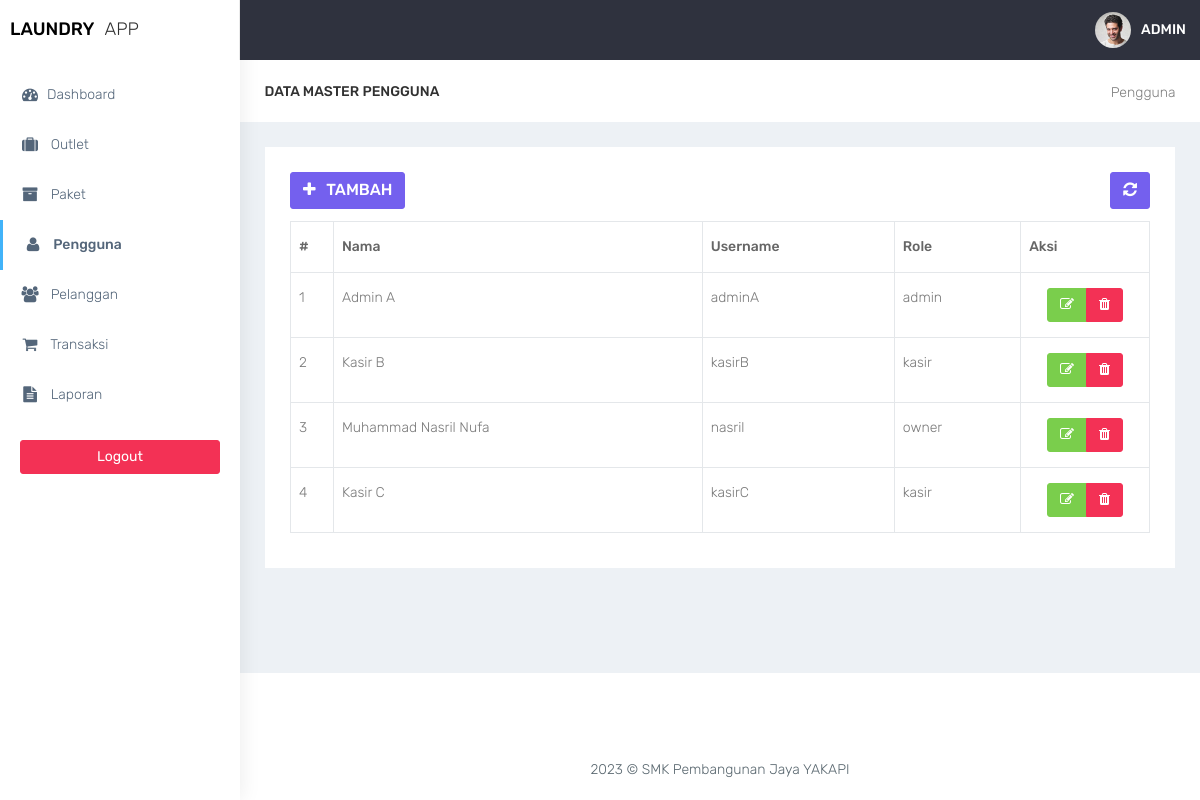
Screenshot of /admin/pengguna.php with the database file from the repository.
### tables this page shows
CREATE TABLE tb_user (
    id INT(11) AUTO_INCREMENT PRIMARY KEY,
    nama VARCHAR(100) NOT NULL,
    username VARCHAR(30) NOT NULL UNIQUE,
    password VARCHAR(255) NOT NULL,
    id_outlet INT(11),
    role ENUM('admin', 'kasir', 'owner') NOT NULL,
    FOREIGN KEY (id_outlet) REFERENCES tb_outlet(id) ON DELETE SET NULL
);

### function.php (called while the page is built, shortened)
<?php
$conn = mysqli_connect("localhost", "root", "", "laundry");
function query($query)
{
    global $conn;
    $result = mysqli_query($conn, $query);
    $rows = [];
    while ($row = mysqli_fetch_assoc($result)) {
        $rows[] = $row;
    }
    return $rows;
}

### admin/pengguna.php (the view, shortened to what this page needs)
<?php
require_once "../function.php";
$users = query("SELECT * FROM tb_user");
?>
<!DOCTYPE html>
<html lang="en">
<head>
    <link href="../assets/bootstrap/dist/css/bootstrap.min.css" rel="stylesheet">
    <link href="../assets/plugins/bower_components/sidebar-nav/dist/sidebar-nav.min.css" rel="stylesheet">
    <link href="../assets/plugins/bower_components/toast-master/css/jquery.toast.css" rel="stylesheet">
    <link href="../assets/plugins/bower_components/morrisjs/morris.css" rel="stylesheet">
    <link href="../assets/plugins/bower_components/chartist-js/dist/chartist.min.css" rel="stylesheet">
    <link href="../assets/plugins/bower_components/chartist-plugin-tooltip-master/dist/chartist-plugin-tooltip.css" rel="stylesheet">
    <link href="../assets/css/animate.css" rel="stylesheet">
    <link href="../assets/css/style.css" rel="stylesheet">
    <link href="../assets/css/colors/default.css" id="theme" rel="stylesheet">
    <link rel="stylesheet" type="text/css" href="../assets/DataTables/datatables.min.css" />
</head>
<body class="fix-header">
    <div id="wrapper">
        <nav class="navbar navbar-default navbar-static-top m-b-0">
            <div class="navbar-header">
                <div class="top-left-part">
                    <a class="logo" href="index.php">
                        <b style="color:black">
                            LAUNDRY
                        </b>
                        <span class="hidden-xs text-dark">
                            APP
                        </span>
                    </a>
                </div>
                <ul class="nav navbar-top-links navbar-right pull-right">
                    <li>
                        <a class="profile-pic" href="#"> <img src="../assets/plugins/images/users/varun.jpg" alt="user-img" width="36" class="img-circle"><b class="hidden-xs">ADMIN</b></a>
                    </li>
                </ul>
            </div>
        </nav>
        <div class="navbar-default sidebar" role="navigation">
            <div class="sidebar-nav slimscrollsidebar">
                <div class="sidebar-head">
                    <h3><span class="fa-fw open-close"><i class="ti-close ti-menu"></i></span> <span class="hide-menu">Navigation</span></h3>
                </div>
                <ul class="nav" id="side-menu">
                    <li style="padding: 70px 0 0;">
                        <a href="index.php" class="waves-effect "><i class="fa fa-tachometer fa-fw" aria-hidden="true"></i>Dashboard</a>
                    </li>
                    <li>
                        <a href="outlet.php" class="waves-effect "><i class="fa fa-suitcase fa-fw" aria-hidden="true"></i> Outlet</a>
                    </li>
                    <li>
                        <a href="paket.php" class="waves-effect "><i class="fa fa-archive fa-fw" aria-hidden="true"></i> Paket</a>
                    </li>
                    <li>
                        <a href="pengguna.php" class="waves-effect active"><i class="fa fa-user fa-fw" aria-hidden="true"></i> Pengguna</a>
                    </li>
                    <li>
                        <a href="pelanggan.php" class="waves-effect "><i class="fa fa-users fa-fw" aria-hidden="true"></i> Pelanggan</a>
                    </li>
                    <li>
                        <a href="transaksi.php" class="waves-effect"><i class="fa fa-shopping-cart fa-fw" aria-hidden="true"></i> Transaksi</a>
                    </li>
                    <li>
                        <a href="laporan.php" class="waves-effect "><i class="fa fa-file-text fa-fw" aria-hidden="true"></i> Laporan</a>
                    </li>
                </ul>
                <div class="center p-20">
                    <a href="logout.php" class="btn btn-danger btn-block waves-effect waves-light">Logout</a>
                </div>
            </div>
        </div>
        <div id="page-wrapper">
            <div class="container-fluid">
                <div class="row bg-title">
                    <div class="col-lg-3 col-md-4 col-sm-4 col-xs-12">
                        <h4 class="page-title">Data Master Pengguna</h4>
                    </div>
                    <div class="col-lg-9 col-sm-8 col-md-8 col-xs-12">
                        <ol class="breadcrumb">
                            <li><a href="#">Pengguna</a></li>
                        </ol>
                    </div>
                </div>
                <div class="row">
                    <div class="col-md-12 col-lg-12 col-sm-12 col-xs-12">
                        <div class="white-box">
                            <div class="row">
                                <div class="col-md-6">
                                    <a href="pengguna_tambah.php" class="btn btn-primary box-title"><i class="fa fa-plus fa-fw"></i> Tambah</a>
                                </div>
                                <div class="col-md-6 text-right">
                                    <button id="btn-refresh" class="btn btn-primary box-title text-right" title="Refresh Data"><i class="fa fa-refresh" id="ic-refresh"></i></button>
                                </div>
                            </div>
                            <div class="table-responsive">
                                <table class="table table-bordered thead-dark" id="table">
                                    <thead class="thead-dark">
                                        <tr>
                                            <th width="5%">#</th>
                                            <th>Nama</th>
                                            <th>Username</th>
                                            <th>Role</th>
                                            <th width="15%">Aksi</th>
                                        </tr>
                                    </thead>
                                    <tbody>
                                        <?php $i = 1; ?>
                                        <?php foreach ($users as $user) : ?>
                                            <tr>
                                                <td><?= $i; ?></td>
                                                <td><?= $user['nama']; ?></td>
                                                <td><?= $user['username']; ?></td>
                                                <td><?= $user['role']; ?></td>
                                                <td align="center">
                                                    <div class="btn-group" role="group" aria-label="Basic example">
                                                        <a href="pengguna_edit.php?id=<?= $user['id']; ?>" data-toggle="tooltip" data-placement="bottom" title="Edit" class="btn btn-success"><i class="fa fa-edit"></i></a>
                                                        <a href="pengguna_hapus.php?id=<?= $user['id']; ?>" onclick="return confirm('Yakin hapus data?');" data-toggle="tooltip" data-placement="bottom" title="Hapus" class="btn btn-danger"><i class="fa fa-trash"></i></a>
                                                    </div>
                                                </td>
                                            </tr>
                                            <?php $i++; ?>
                                        <?php endforeach; ?>
                                    </tbody>
                                </table>
                            </div>
                        </div>
                    </div>
                </div>
            </div>
            <footer class="footer text-center"> 2023 &copy; SMK Pembangunan Jaya YAKAPI </footer>
        </div>
    </div>
    <br />
</body>
</html>

### assets/css/colors/default.css (style rules this page uses)
body { background: #fff; }
.top-left-part { background: #fff; }
.navbar-header { background: #2f323e; }
.navbar-top-links > li > a { color: #ffffff; }
.sidebar .sidebar-head { background: #ffffff; }
.sidebar .sidebar-head h3 { color: #686868; }
.sidebar { background: #fff; box-shadow: 1px 0px 20px rgba(0, 0, 0, 0.08); }
#side-menu li a { color: #54667a; }
#side-menu li a { color: #54667a; border-left: 0px solid #fff; }
#side-menu > li > a { border-left: 3px solid transperant; }
#side-menu > li > a.active { background: transperant; color: #54667a; border-left: 3px solid #41b3f9; font-weight: 500; }

### rows the page displays
tb_user: nama "Admin A", username "adminA", role "admin"
tb_user: nama "Kasir B", username "kasirB", role "kasir"
tb_user: nama "Muhammad Nasril Nufa", username "nasril", role "owner"
tb_user: nama "Kasir C", username "kasirC", role "kasir"
